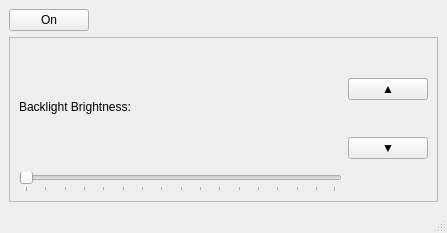
<?xml version="1.0" encoding="UTF-8"?>
<ui version="4.0">
 <class>MainWindow</class>
 <widget class="QMainWindow" name="MainWindow">
  <property name="geometry">
   <rect>
    <x>0</x>
    <y>0</y>
    <width>447</width>
    <height>233</height>
   </rect>
  </property>
  <property name="windowTitle">
   <string>OSCAR</string>
  </property>
  <widget class="QWidget" name="centralwidget">
   <layout class="QGridLayout" name="gridLayout">
    <item row="0" column="0">
     <widget class="QPushButton" name="powerButton">
      <property name="text">
       <string>On</string>
      </property>
      <property name="checkable">
       <bool>false</bool>
      </property>
     </widget>
    </item>
    <item row="0" column="1">
     <spacer name="horizontalSpacer">
      <property name="orientation">
       <enum>Qt::Horizontal</enum>
      </property>
      <property name="sizeHint" stdset="0">
       <size>
        <width>319</width>
        <height>20</height>
       </size>
      </property>
     </spacer>
    </item>
    <item row="1" column="0" colspan="2">
     <widget class="QFrame" name="frame">
      <property name="frameShape">
       <enum>QFrame::StyledPanel</enum>
      </property>
      <property name="frameShadow">
       <enum>QFrame::Raised</enum>
      </property>
      <layout class="QHBoxLayout" name="horizontalLayout">
       <item>
        <layout class="QVBoxLayout" name="verticalLayout_2">
         <item>
          <widget class="QLabel" name="label">
           <property name="text">
            <string>Backlight Brightness:</string>
           </property>
          </widget>
         </item>
         <item>
          <widget class="QSlider" name="backlightSlider">
           <property name="maximum">
            <number>255</number>
           </property>
           <property name="orientation">
            <enum>Qt::Horizontal</enum>
           </property>
           <property name="tickPosition">
            <enum>QSlider::TicksBelow</enum>
           </property>
           <property name="tickInterval">
            <number>16</number>
           </property>
          </widget>
         </item>
        </layout>
       </item>
       <item>
        <layout class="QVBoxLayout" name="verticalLayout">
         <item>
          <widget class="QPushButton" name="upButton">
           <property name="text">
            <string>▲</string>
           </property>
          </widget>
         </item>
         <item>
          <widget class="QPushButton" name="downButton">
           <property name="text">
            <string>▼</string>
           </property>
          </widget>
         </item>
        </layout>
       </item>
      </layout>
     </widget>
    </item>
   </layout>
  </widget>
  <widget class="QMenuBar" name="menubar">
   <property name="geometry">
    <rect>
     <x>0</x>
     <y>0</y>
     <width>447</width>
     <height>23</height>
    </rect>
   </property>
  </widget>
  <widget class="QStatusBar" name="statusbar"/>
 </widget>
 <resources/>
 <connections/>
</ui>
